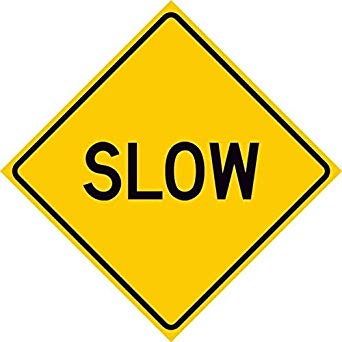
#> input picture traffic/slow.jpg, 342 x 342 px
$ python -i traffic_detect.py   (imports and definitions only)   (older library calls are emulated)
#> lines starting #> are read from the running program, lines starting #| are printed output that depends on the picture; after the words box and inside, x2 and y2 are one past the last pixel; in counts of white or black regions, pixels touching at a corner belong together
#> further down, picture is the input picture: shape (342, 342, 3); mean B, G, R 133.5, 214.5, 233.2
import cv2
import numpy as np
import matplotlib.pyplot as plt
from math import sqrt
from skimage.feature import blob_dog, blob_log, blob_doh
import imutils
import argparse
import os
import math

from classification import training, getLabel

SIGNS = ["SLOW",
         "STOP",
         "OTHER"]


# Clean all previous file
# [189 lines left out: functions clean_images, constrastLimit, LaplacianOfGaussian, binarization, preprocess_image, removeSmallComponents and 8 more, not called in this run]


def remove_other_color(img):
    frame = cv2.GaussianBlur(img, (3, 3), 0)
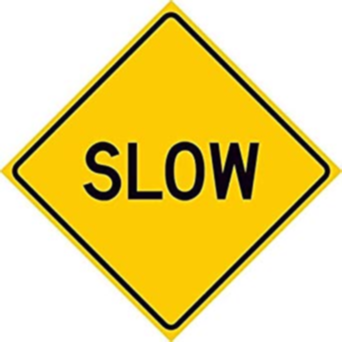
#> frame: shape (342, 342, 3); mean B, G, R 133.5, 214.6, 233.3
    hsv = cv2.cvtColor(frame, cv2.COLOR_BGR2HSV)
#> hsv: shape (342, 342, 3); mean H, S, V 22.4, 115.3, 233.5
    # define range of blue color in HSV
    lower_blue = np.array([100, 128, 0])
    upper_blue = np.array([215, 255, 255])
    # Threshold the HSV image to get only blue colors
    mask_blue = cv2.inRange(hsv, lower_blue, upper_blue)
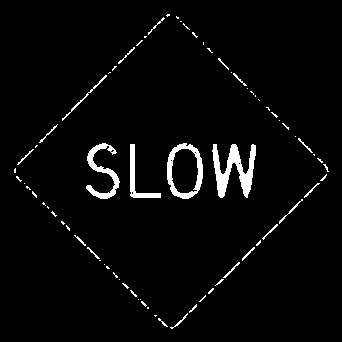
#> mask_blue: shape (342, 342); 3.3% white; 74 white regions (52 under 20 px), largest, box (x1, y1, x2, y2) and area: (212, 144, 256, 198) 1081, (167, 143, 203, 199) 683, (86, 143, 120, 199) 606

    lower_white = np.array([0, 0, 128], dtype=np.uint8)
    upper_white = np.array([255, 255, 255], dtype=np.uint8)
    # Threshold the HSV image to get only blue colors
    mask_white = cv2.inRange(hsv, lower_white, upper_white)
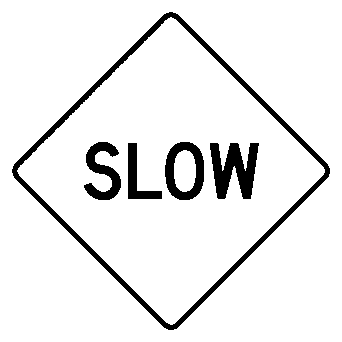
#> mask_white: shape (342, 342); 92.3% white; 5 black regions, box (x1, y1, x2, y2) and area: (12, 12, 330, 330) 4508, (210, 143, 259, 199) 1654, (165, 142, 204, 200) 1124, (84, 142, 121, 200) 1039, (128, 143, 162, 199) 704

    lower_black = np.array([0, 0, 0], dtype=np.uint8)
    upper_black = np.array([170, 150, 50], dtype=np.uint8)

    mask_black = cv2.inRange(hsv, lower_black, upper_black)
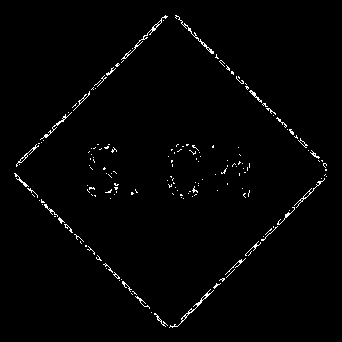
#> mask_black: shape (342, 342); 1.5% white in thin lines or dots, all inside (x1, y1, x2, y2) = (14, 15, 327, 328)

    mask_1 = cv2.bitwise_or(mask_blue, mask_white)
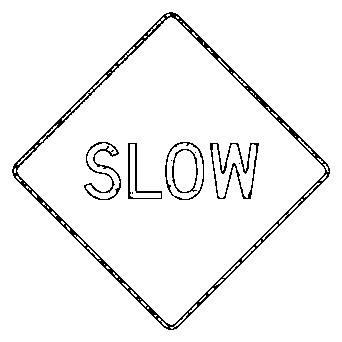
#> mask_1: shape (342, 342); 95.6% white; black in thin lines or dots, all inside (x1, y1, x2, y2) = (12, 12, 330, 330)
    mask = cv2.bitwise_or(mask_1, mask_black)
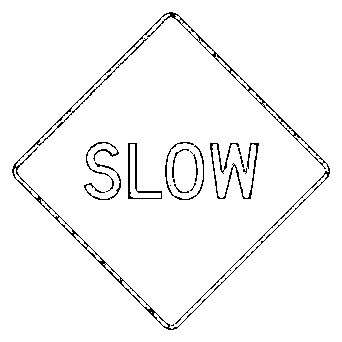
#> mask: shape (342, 342); 96.8% white; black in thin lines or dots, all inside (x1, y1, x2, y2) = (12, 12, 330, 330)
    # Bitwise-AND mask and original image
    # res = cv2.bitwise_and(frame,frame, mask= mask)
    return mask


# [134 lines left out: function main, not called in this run]


# [25 lines not run here, left out]

>>> import cv2
>>> picture = cv2.imread('../traffic/slow.jpg')
>>> result = remove_other_color(picture)
